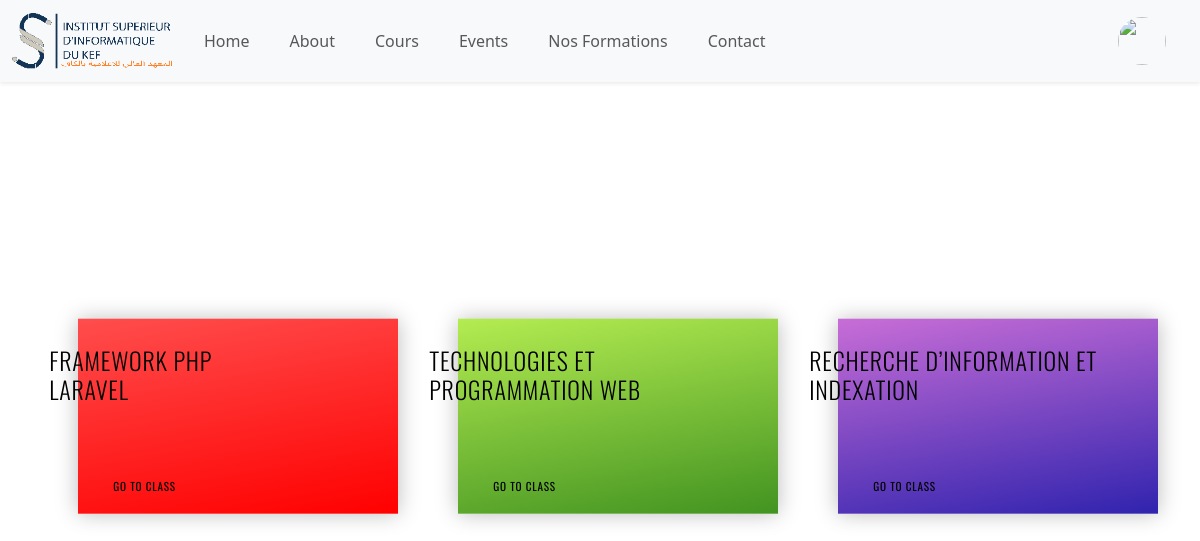
Screenshot of /cours.php (signed in) with the database file from the repository.
### tables this page shows
CREATE TABLE `classes` (
  `id` int NOT NULL,
  `code` varchar(50) NOT NULL,
  `name` varchar(50) NOT NULL,
  `description` text,
  `image` varchar(255) NOT NULL DEFAULT './db_imgs/default_class.png',
  `color` varchar(50) NOT NULL,
  `start_date` timestamp NOT NULL DEFAULT CURRENT_TIMESTAMP
);

### cours.php (the view, shortened to what this page needs)
<?php
if (isset($_SESSION['id'])) {
  $id = $_SESSION['id'];
  $logged =  true;
} else {
  $logged = false;
}
?>
<!DOCTYPE html>
<html lang="en">
<head>
  <link href="https://cdn.jsdelivr.net/npm/bootstrap@5.3.0-alpha1/dist/css/bootstrap.min.css" rel="stylesheet" />
  <link rel="stylesheet" href="https://cdnjs.cloudflare.com/ajax/libs/font-awesome/5.12.1/css/all.min.css" />
  <link href='https://unpkg.com/boxicons@2.0.9/css/boxicons.min.css' rel='stylesheet'>
  <link rel="stylesheet" href="style-cours.css" />
  <link rel="stylesheet" href="style.css" />
</head>
<body onload="load();">
  <header id="header">
    <nav class="navbar navbar-expand-lg navbar-light bg-light shadow-sm">
      <div class="container-fluid">
        <a class="navbar-brand d-flex align-items-center" href="index.php">
          <img src="imgs/islain.png" alt="sjhns" class="isi-logo" />
        </a>
        <div class="collapse navbar-collapse justify-content-center" id="navbarNav">
          <ul class="navbar-nav me-auto mb-2 mb-lg-0">
            <li class="nav-item">
              <a class="nav-link me-3 ms-2" href="index.php#news">Home</a>
            </li>
            <li class="nav-item">
              <a class="nav-link me-3 ms-2" href="index.php#about">About</a>
            </li>
            <li class="nav-item">
              <a class="nav-link me-3 ms-2" href="cours.php">Cours</a>
            </li>
            <li class="nav-item">
              <a class="nav-link me-3 ms-2" href="events.php">Events</a>
            </li>
            <li class="nav-item">
              <a class="nav-link me-3 ms-2" href="index.php#formations">Nos Formations</a>
            </li>
            <li class="nav-item">
              <a class="nav-link me-3 ms-2" href="index.php#contact">Contact</a>
            </li>
          </ul>
          <div class="navbar-nav ms-auto mb-2 mb-lg-0 me-3" id="account">
            <div class="dropdown-account">
              <button class="drop-btn" type="button">
                <img src="./imgs/account.png" class="account-img" alt="">
              </button>
            </div>
          </div>
        </div>
      </div>
    </nav>
  </header>
  <?php
  if ($logged == true) {
  ?>
    <main class="container h-100">
      <div class="row align-middle">
        <?php
        require_once "db_connect.php";
        $sql = "SELECT classes.* FROM classes , enrollments  WHERE classes.id = enrollments.class_id AND enrollments.user_id = " . $id;
        if ($_SESSION["role"] === "admin") {
          $sql = "SELECT * FROM classes";
        }
        $result = $conn->query($sql);
        if ($result->num_rows > 0) {
          while ($row = $result->fetch_assoc()) {
        ?>
            <div class="col-md-6 col-lg-4 column">
              <?php
              $color = $row["color"];
              echo "<div class='card " . $color . "'>"
              ?>
              <div class="txt">
                <h1>
                  <?php echo nl2br($row["name"]) ?>
                </h1>
              </div>
              <?php
              $class_id =  $row["id"];
              echo "<a href='class.php?id=" . $class_id . "'> go to class</a> "
              ?>
              <div class="ico-card">
              </div>
            </div>
      </div>
  <?php
          }
        }
  ?>
  </div>
    </main>
  <?php
  }
  ?>
</body>
</html>

### style-cours.css (style rules this page uses)
.gr-4 { background: linear-gradient(170deg, #ff4d4d 0%, #ff0000 100%); }
.gr-6 { background: linear-gradient(170deg, #c86dd7 0%, #3023ae 100%); }
.gr-2 { background: linear-gradient(170deg, #b4ec51 0%, #429321 100%); }
* { transition: 0.5s; }
.h-100 { height: 100vh !important; }
.align-middle { position: relative; top: 50%; transform: translateY(-50%); }
.column { margin-top: 2rem; padding-left: 3rem; }
.card { min-height: 170px; margin: 0; padding: 1.7rem 1.2rem; border: none; border-radius: 0; color: black; letter-spacing: 0.05rem; font-family: "Oswald", sans-serif; box-shadow: 0 0 21px rgba(0, 0, 0, 0.27); }
.card .txt { margin-left: -3rem; z-index: 1; }
.card .txt h1 { font-size: 1.5rem; font-weight: 300; text-transform: uppercase; }
.card a { z-index: 3; font-size: 0.7rem; color: black; margin-left: 1rem; position: relative; bottom: -0.5rem; text-transform: uppercase; }
.card a:after { content: ""; display: inline-block; height: 0.5em; width: 0; margin-right: -100%; margin-left: 10px; border-top: 1px solid white; transition: 0.5s; }
.card .ico-card { position: absolute; top: 0; left: 0; bottom: 0; right: 0; width: 100%; height: 100%; overflow: hidden; }
:root { --blue: #0071ff; --light-blue: #b6dbf6; --dark-blue: #005dd1; --grey: #f2f2f2; }

### style.css (style rules this page uses)
body { color: #6f8ba4; }
a { text-decoration: none; }
header { position: fixed; z-index: 1000; top: 0; width: 100%; }
.isi-logo { width: 8em; height: 2.8em; }
.account-img { height: 3rem; width: 3rem; border-radius: 50%; }
.dropdown-account { cursor: pointer; position: relative; }
.dropdown-account .drop-btn { border: none; background-color: transparent; }

### rows the page displays
classes: name "FRAMEWORK PHP LARAVEL"
classes: name "TECHNOLOGIES ET PROGRAMMATION WEB"
classes: name "RECHERCHE D’INFORMATION ET INDEXATION"
